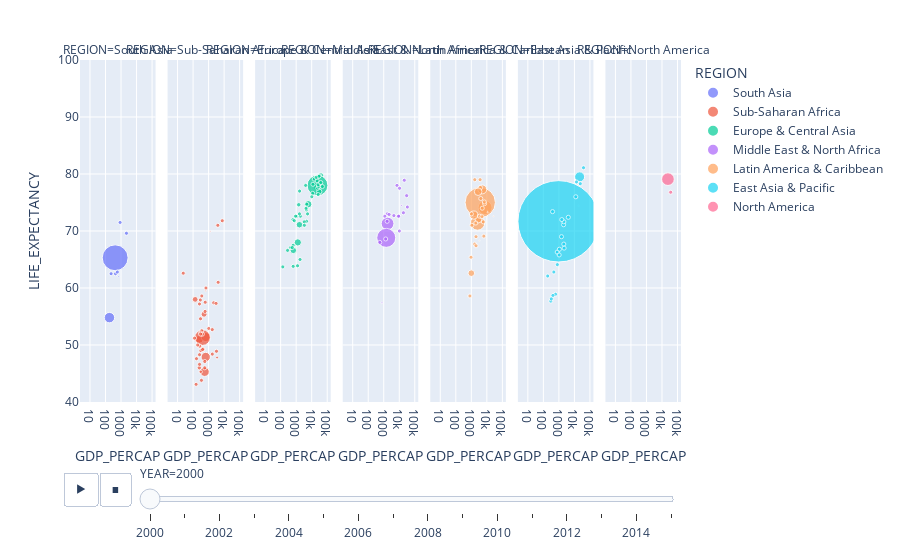

Notebook source saved alongside this figure:
### Code cell
fig = px.scatter(life_df, x="GDP_PERCAP", y="LIFE_EXPECTANCY", animation_frame="YEAR", animation_group="COUNTRY",
           size="POPULATION", color="REGION", hover_name="COUNTRY", facet_col="REGION",
           log_x=True, size_max=60,range_y=[40,100])
fig.show()

### Figure 1 — Plotly figure (JSON) as saved in the notebook; plotly's stock layout.template omitted (floating-point values rounded to 4 significant figures)
{"data": [{"hovertemplate": "<b>%{hovertext}</b><br><br>REGION=South Asia<br>YEAR=2000<br>GDP_PERCAP=%{x}<br>LIFE_EXPECTANCY=%{y}<br>POPULATION=%{marker.size}<extra></extra>", "hovertext": ["Afghanistan", "Bangladesh", "Bhutan", "India", "Sri Lanka", "Maldives", "Nepal", "Pakistan"], "ids": ["Afghanistan", "Bangladesh", "Bhutan", "India", "Sri Lanka", "Maldives", "Nepal", "Pakistan"], "legendgroup": "South Asia", "marker": {"color": "#636efa", "size": [20779953, 127657854, 591021, 3213972, 3213972, 3213972, 3213972, 3213972], "sizemode": "area", "sizeref": 380900.0, "symbol": "circle"}, "mode": "markers", "name": "South Asia", "orientation": "v", "showlegend": true, "type": "scatter", "x": [179.4, 418.1, 718.2, 443.3, 869.7, 2235.0, 229.5, 576.2], "xaxis": "x", "y": [54.8, 65.3, 62, 62.5, 71.5, 69.6, 62.5, 62.8], "yaxis": "y"}, {"hovertemplate": "<b>%{hovertext}</b><br><br>REGION=Sub-Saharan Africa<br>YEAR=2000<br>GDP_PERCAP=%{x}<br>LIFE_EXPECTANCY=%{y}<br>POPULATION=%{marker.size}<extra></extra>", "hovertext": ["Angola", "Burundi", "Benin", "Burkina Faso", "Botswana", "Central African Republic", "C?te d'Ivoire", "Cameroon", "Congo, Dem. Rep.", "Congo, Rep.", "Comoros", "Cabo Verde", "Eritrea", "Ethiopia", "Gabon", "Ghana", "Guinea", "Gambia", "Guinea-Bissau", "Equatorial Guinea", "Kenya", "Liberia", "Lesotho", "Madagascar", "Mali", "Mozambique", "Mauritania", "Mauritius", "Malawi", "Namibia", "Niger", "Nigeria", "Rwanda", "Sudan", "Senegal", "Sierra Leone", "South Sudan", "Sao Tome and Principe", "Eswatini", "Seychelles", "Chad", "Togo", "Tanzania", "Uganda", "South Africa", "Zambia", "Zimbabwe"], "ids": ["Angola", "Burundi", "Benin", "Burkina Faso", "Botswana", "Central African Republic", "C?te d'Ivoire", "Cameroon", "Congo, Dem. Rep.", "Congo, Rep.", "Comoros", "Cabo Verde", "Eritrea", "Ethiopia", "Gabon", "Ghana", "Guinea", "Gambia", "Guinea-Bissau", "Equatorial Guinea", "Kenya", "Liberia", "Lesotho", "Madagascar", "Mali", "Mozambique", "Mauritania", "Mauritius", "Malawi", "Namibia", "Niger", "Nigeria", "Rwanda", "Sudan", "Senegal", "Sierra Leone", "South Sudan", "Sao Tome and Principe", "Eswatini", "Seychelles", "Chad", "Togo", "Tanzania", "Uganda", "South Africa", "Zambia", "Zimbabwe"], "legendgroup": "Sub-Saharan Africa", "marker": {"color": "#EF553B", "size": [16395473, 6378871, 6865951, 11607942, 1643334, 3640427, 16454668, 15513945, 47105826, 3127411, 542357, 428188, 2292416, 3213972, 3213972, 3213972, 3213972, 3213972, 3213972, 3213972, 3213972, 3213972, 3213972, 3213972, 3213972, 3213972, 3213972, 3213972, 3213972, 3213972, 3213972, 3213972, 3213972, 3213972, 3213972, 3213972, 3213972, 3213972, 3213972, 3213972, 3213972, 3213972, 3213972, 3213972, 3213972, 3213972, 3213972], "sizemode": "area", "sizeref": 380900.0, "symbol": "circle"}, "mode": "markers", "name": "Sub-Saharan Africa", "orientation": "v", "showlegend": true, "type": "scatter", "x": [556.8, 136.5, 511.4, 254.7, 3522.0, 251.2, 651.3, 650.0, 405.2, 1030.0, 645.8, 1259.0, 308.1, 124.5, 4126.0, 258.5, 363.5, 594.2, 308.1, 1726.0, 397.5, 306.8, 436.5, 293.6, 269.9, 319.4, 676.6, 3929.0, 156.4, 2136.0, 197.3, 567.9, 260.8, 366.2, 604.7, 138.7, 3220.0, 23.22, 1729.0, 7579.0, 165.8, 302.2, 411.0, 261.9, 3032.0, 345.7, 563.1], "xaxis": "x2", "y": [45.3, 58, 55.4, 51, 47.8, 46, 47.9, 51.4, 51.3, 52.9, 59.5, 69.9, 45.3, 51.2, 61, 57.2, 52.5, 55.9, 52.1, 52.7, 51.9, 51.9, 49.3, 57.9, 49.8, 49, 60, 71, 43.1, 57.4, 50, 47.1, 48.3, 58.6, 57.5, 39, 48.9, 62.6, 48.4, 71.8, 47.6, 54.6, 49.2, 46.6, 57.3, 43.8, 46], "yaxis": "y2"}, {"hovertemplate": "<b>%{hovertext}</b><br><br>REGION=Europe & Central Asia<br>YEAR=2000<br>GDP_PERCAP=%{x}<br>LIFE_EXPECTANCY=%{y}<br>POPULATION=%{marker.size}<extra></extra>", "hovertext": ["Albania", "Armenia", "Austria", "Azerbaijan", "Belgium", "Bulgaria", "Bosnia and Herzegovina", "Belarus", "Switzerland", "Cyprus", "Czech Republic", "Germany", "Denmark", "Spain", "Estonia", "Finland", "France", "United Kingdom", "Georgia", "Greece", "Croatia", "Hungary", "Ireland", "Iceland", "Italy", "Kazakhstan", "Kyrgyzstan", "Lithuania", "Luxembourg", "Latvia", "Moldova", "North Macedonia", "Montenegro", "Netherlands", "Norway", "Poland", "Portugal", "Romania", "Russian Federation", "Serbia", "Slovakia", "Slovenia", "Sweden", "Tajikistan", "Turkmenistan", "Turkey", "Ukraine", "Uzbekistan"], "ids": ["Albania", "Armenia", "Austria", "Azerbaijan", "Belgium", "Bulgaria", "Bosnia and Herzegovina", "Belarus", "Switzerland", "Cyprus", "Czech Republic", "Germany", "Denmark", "Spain", "Estonia", "Finland", "France", "United Kingdom", "Georgia", "Greece", "Croatia", "Hungary", "Ireland", "Iceland", "Italy", "Kazakhstan", "Kyrgyzstan", "Lithuania", "Luxembourg", "Latvia", "Moldova", "North Macedonia", "Montenegro", "Netherlands", "Norway", "Poland", "Portugal", "Romania", "Russian Federation", "Serbia", "Slovakia", "Slovenia", "Sweden", "Tajikistan", "Turkmenistan", "Turkey", "Ukraine", "Uzbekistan"], "legendgroup": "Europe & Central Asia", "marker": {"color": "#00cc96", "size": [3089027, 3069591, 8011566, 8048600, 10251250, 8170172, 3751176, 9979610, 7184250, 943290, 10255063, 82211508, 5339616, 3213972, 3213972, 3213972, 3213972, 3213972, 3213972, 3213972, 3213972, 3213972, 3213972, 3213972, 3213972, 3213972, 3213972, 3213972, 3213972, 3213972, 3213972, 3213972, 3213972, 3213972, 3213972, 3213972, 3213972, 3213972, 3213972, 3213972, 3213972, 3213972, 3213972, 3213972, 3213972, 3213972, 3213972, 3213972], "sizemode": "area", "sizeref": 380900.0, "symbol": "circle"}, "mode": "markers", "name": "Europe & Central Asia", "orientation": "v", "showlegend": true, "type": "scatter", "x": [1127.0, 622.7, 24560.0, 655.1, 23040.0, 1621.0, 1468.0, 1276.0, 37870.0, 14390.0, 6029.0, 23640.0, 30740.0, 14710.0, 4076.0, 24290.0, 22360.0, 28150.0, 749.9, 12040.0, 4842.0, 4624.0, 26240.0, 32020.0, 20090.0, 1229.0, 279.6, 3293.0, 48740.0, 3358.0, 440.7, 1854.0, 1627.0, 26150.0, 38130.0, 4501.0, 11500.0, 1660.0, 1772.0, 914.8, 5413.0, 10200.0, 29620.0, 138.4, 643.2, 4337.0, 635.7, 558.2], "xaxis": "x3", "y": [72.6, 72, 78.1, 66.6, 77.6, 71.1, 74.6, 68, 79.7, 78.1, 74.7, 78, 76.9, 79.1, 78, 77.5, 78.8, 77.8, 71.8, 78.2, 74.7, 71.7, 76.4, 79.7, 79.4, 63.9, 66.6, 71.6, 77.8, 71, 67.1, 72.6, 73, 78.1, 78.5, 73.7, 76.6, 77, 65, 72.6, 73, 76, 79.6, 63.7, 63.8, 74, 67.5, 67.1], "yaxis": "y3"}, {"hovertemplate": "<b>%{hovertext}</b><br><br>REGION=Middle East & North Africa<br>YEAR=2000<br>GDP_PERCAP=%{x}<br>LIFE_EXPECTANCY=%{y}<br>POPULATION=%{marker.size}<extra></extra>", "hovertext": ["United Arab Emirates", "Bahrain", "Djibouti", "Algeria", "Egypt", "Iran, Islamic Rep.", "Iraq", "Israel", "Jordan", "Kuwait", "Lebanon", "Libya", "Morocco", "Malta", "Oman", "Qatar", "Saudi Arabia", "Syrian Arab Republic", "Tunisia", "Yemen"], "ids": ["United Arab Emirates", "Bahrain", "Djibouti", "Algeria", "Egypt", "Iran, Islamic Rep.", "Iraq", "Israel", "Jordan", "Kuwait", "Lebanon", "Libya", "Morocco", "Malta", "Oman", "Qatar", "Saudi Arabia", "Syrian Arab Republic", "Tunisia", "Yemen"], "legendgroup": "Middle East & North Africa", "marker": {"color": "#ab63fa", "size": [3134062, 664611, 717584, 31042235, 68831561, 3213972, 3213972, 3213972, 3213972, 3213972, 3213972, 3213972, 3213972, 3213972, 3213972, 3213972, 3213972, 3213972, 3213972, 3213972], "sizemode": "area", "sizeref": 380900.0, "symbol": "circle"}, "mode": "markers", "name": "Middle East & North Africa", "orientation": "v", "showlegend": true, "type": "scatter", "x": [33290.0, 13640.0, 768.2, 1765.0, 1450.0, 1670.0, 10180.0, 21040.0, 1652.0, 18440.0, 4492.0, 7143.0, 1335.0, 10430.0, 8601.0, 29980.0, 9171.0, 1178.0, 2212.0, 554.4], "xaxis": "x4", "y": [74.2, 74.5, 57.4, 71.3, 68.8, 73, 70, 78.9, 71.7, 73.2, 72.7, 78, 68.6, 77.5, 72.6, 76.2, 72.6, 72.6, 72.9, 68], "yaxis": "y4"}, {"hovertemplate": "<b>%{hovertext}</b><br><br>REGION=Latin America & Caribbean<br>YEAR=2000<br>GDP_PERCAP=%{x}<br>LIFE_EXPECTANCY=%{y}<br>POPULATION=%{marker.size}<extra></extra>", "hovertext": ["Argentina", "Antigua and Barbuda", "Bahamas", "Belize", "Bolivia", "Brazil", "Barbados", "Chile", "Colombia", "Costa Rica", "Cuba", "Dominican Republic", "Ecuador", "Grenada", "Guatemala", "Guyana", "Honduras", "Haiti", "Jamaica", "St. Lucia", "Mexico", "Nicaragua", "Panama", "Peru", "Paraguay", "El Salvador", "Suriname", "Trinidad and Tobago", "Uruguay", "St. Vincent and the Grenadines", "Venezuela, RB"], "ids": ["Argentina", "Antigua and Barbuda", "Bahamas", "Belize", "Bolivia", "Brazil", "Barbados", "Chile", "Colombia", "Costa Rica", "Cuba", "Dominican Republic", "Ecuador", "Grenada", "Guatemala", "Guyana", "Honduras", "Haiti", "Jamaica", "St. Lucia", "Mexico", "Nicaragua", "Panama", "Peru", "Paraguay", "El Salvador", "Suriname", "Trinidad and Tobago", "Uruguay", "St. Vincent and the Grenadines", "Venezuela, RB"], "legendgroup": "Latin America & Caribbean", "marker": {"color": "#FFA15A", "size": [36870787, 76016, 298051, 247315, 8418264, 174790340, 271515, 15342353, 39629965, 3962372, 11126430, 8471321, 12681123, 3213972, 3213972, 3213972, 3213972, 3213972, 3213972, 3213972, 3213972, 3213972, 3213972, 3213972, 3213972, 3213972, 3213972, 3213972, 3213972, 3213972, 3213972], "sizemode": "area", "sizeref": 380900.0, "symbol": "circle"}, "mode": "markers", "name": "Latin America & Caribbean", "orientation": "v", "showlegend": true, "type": "scatter", "x": [7708.0, 10870.0, 27100.0, 3364.0, 997.6, 3750.0, 11270.0, 5075.0, 2520.0, 3773.0, 2747.0, 2869.0, 1445.0, 5057.0, 1664.0, 954.4, 1080.0, 811.5, 3385.0, 5950.0, 7158.0, 1008.0, 4060.0, 1956.0, 1664.0, 2002.0, 2012.0, 6435.0, 6875.0, 3676.0, 4842.0], "xaxis": "x5", "y": [74.1, 73.6, 72.6, 68.3, 62.6, 75, 73.3, 77.3, 71.4, 77.6, 76.9, 72, 72.8, 74, 67.7, 65.4, 71, 58.6, 72.6, 71.6, 74.8, 73, 75.7, 71.4, 79, 69, 67.4, 69.1, 75.1, 79, 72.5], "yaxis": "y5"}, {"hovertemplate": "<b>%{hovertext}</b><br><br>REGION=East Asia & Pacific<br>YEAR=2000<br>GDP_PERCAP=%{x}<br>LIFE_EXPECTANCY=%{y}<br>POPULATION=%{marker.size}<extra></extra>", "hovertext": ["Australia", "Brunei Darussalam", "China", "Fiji", "Micronesia, Fed. Sts.", "Indonesia", "Japan", "Cambodia", "Kiribati", "Korea, Rep.", "Lao PDR", "Myanmar", "Mongolia", "Malaysia", "New Zealand", "Philippines", "Papua New Guinea", "Singapore", "Solomon Islands", "Thailand", "Timor-Leste", "Tonga", "Vietnam", "Vanuatu", "Samoa"], "ids": ["Australia", "Brunei Darussalam", "China", "Fiji", "Micronesia, Fed. Sts.", "Indonesia", "Japan", "Cambodia", "Kiribati", "Korea, Rep.", "Lao PDR", "Myanmar", "Mongolia", "Malaysia", "New Zealand", "Philippines", "Papua New Guinea", "Singapore", "Solomon Islands", "Thailand", "Timor-Leste", "Tonga", "Vietnam", "Vanuatu", "Samoa"], "legendgroup": "East Asia & Pacific", "marker": {"color": "#19d3f3", "size": [19153000, 333165, 1262645000, 3213972, 3213972, 3213972, 3213972, 3213972, 3213972, 3213972, 3213972, 3213972, 3213972, 3213972, 3213972, 3213972, 3213972, 3213972, 3213972, 3213972, 3213972, 3213972, 3213972, 3213972, 3213972], "sizemode": "area", "sizeref": 380900.0, "symbol": "circle"}, "mode": "markers", "name": "East Asia & Pacific", "orientation": "v", "showlegend": true, "type": "scatter", "x": [21680.0, 18010.0, 959.4, 2077.0, 2172.0, 780.2, 38530.0, 302.6, 796.9, 12260.0, 325.2, 190.6, 474.2, 4044.0, 13640.0, 1073.0, 602.2, 23850.0, 1040.0, 2008.0, 415.1, 2091.0, 390.1, 1471.0, 1542.0], "xaxis": "x6", "y": [79.5, 74.4, 71.7, 67.7, 67, 66.3, 81.1, 57.7, 64.1, 76, 58.1, 62.1, 62.8, 72.4, 78.6, 66.8, 58.9, 78.3, 65.8, 71.1, 58.7, 71.6, 73.4, 69, 72], "yaxis": "y6"}, {"hovertemplate": "<b>%{hovertext}</b><br><br>REGION=North America<br>YEAR=2000<br>GDP_PERCAP=%{x}<br>LIFE_EXPECTANCY=%{y}<br>POPULATION=%{marker.size}<extra></extra>", "hovertext": ["Canada", "United States"], "ids": ["Canada", "United States"], "legendgroup": "North America", "marker": {"color": "#FF6692", "size": [30685730, 3213972], "sizemode": "area", "sizeref": 380900.0, "symbol": "circle"}, "mode": "markers", "name": "North America", "orientation": "v", "showlegend": true, "type": "scatter", "x": [24190.0, 36330.0], "xaxis": "x7", "y": [79.1, 76.8], "yaxis": "y7"}], "layout": {"annotations": [{"font": {}, "showarrow": false, "text": "REGION=South Asia", "x": 0.06286, "xanchor": "center", "xref": "paper", "y": 1, "yanchor": "bottom", "yref": "paper"}, {"font": {}, "showarrow": false, "text": "REGION=Sub-Saharan Africa", "x": 0.2086, "xanchor": "center", "xref": "paper", "y": 1, "yanchor": "bottom", "yref": "paper"}, {"font": {}, "showarrow": false, "text": "REGION=Europe & Central Asia", "x": 0.3543, "xanchor": "center", "xref": "paper", "y": 1, "yanchor": "bottom", "yref": "paper"}, {"font": {}, "showarrow": false, "text": "REGION=Middle East & North Africa", "x": 0.5, "xanchor": "center", "xref": "paper", "y": 1, "yanchor": "bottom", "yref": "paper"}, {"font": {}, "showarrow": false, "text": "REGION=Latin America & Caribbean", "x": 0.6457, "xanchor": "center", "xref": "paper", "y": 1, "yanchor": "bottom", "yref": "paper"}, {"font": {}, "showarrow": false, "text": "REGION=East Asia & Pacific", "x": 0.7914, "xanchor": "center", "xref": "paper", "y": 1, "yanchor": "bottom", "yref": "paper"}, {"font": {}, "showarrow": false, "text": "REGION=North America", "x": 0.9371, "xanchor": "center", "xref": "paper", "y": 1, "yanchor": "bottom", "yref": "paper"}], "legend": {"itemsizing": "constant", "title": {"text": "REGION"}, "tracegroupgap": 0}, "margin": {"t": 60}, "sliders": [{"active": 0, "currentvalue": {"prefix": "YEAR="}, "len": 0.9, "pad": {"b": 10, "t": 60}, "steps": [{"args": [["2000"], {"frame": {"duration": 0, "redraw": false}, "fromcurrent": true, "mode": "immediate", "transition": {"duration": 0, "easing": "linear"}}], "label": "2000", "method": "animate"}, {"args": [["2001"], {"frame": {"duration": 0, "redraw": false}, "fromcurrent": true, "mode": "immediate", "transition": {"duration": 0, "easing": "linear"}}], "label": "2001", "method": "animate"}, {"args": [["2002"], {"frame": {"duration": 0, "redraw": false}, "fromcurrent": true, "mode": "immediate", "transition": {"duration": 0, "easing": "linear"}}], "label": "2002", "method": "animate"}, {"args": [["2003"], {"frame": {"duration": 0, "redraw": false}, "fromcurrent": true, "mode": "immediate", "transition": {"duration": 0, "easing": "linear"}}], "label": "2003", "method": "animate"}, {"args": [["2004"], {"frame": {"duration": 0, "redraw": false}, "fromcurrent": true, "mode": "immediate", "transition": {"duration": 0, "easing": "linear"}}], "label": "2004", "method": "animate"}, {"args": [["2005"], {"frame": {"duration": 0, "redraw": false}, "fromcurrent": true, "mode": "immediate", "transition": {"duration": 0, "easing": "linear"}}], "label": "2005", "method": "animate"}, {"args": [["2006"], {"frame": {"duration": 0, "redraw": false}, "fromcurrent": true, "mode": "immediate", "transition": {"duration": 0, "easing": "linear"}}], "label": "2006", "method": "animate"}, {"args": [["2007"], {"frame": {"duration": 0, "redraw": false}, "fromcurrent": true, "mode": "immediate", "transition": {"duration": 0, "easing": "linear"}}], "label": "2007", "method": "animate"}, {"args": [["2008"], {"frame": {"duration": 0, "redraw": false}, "fromcurrent": true, "mode": "immediate", "transition": {"duration": 0, "easing": "linear"}}], "label": "2008", "method": "animate"}, {"args": [["2009"], {"frame": {"duration": 0, "redraw": false}, "fromcurrent": true, "mode": "immediate", "transition": {"duration": 0, "easing": "linear"}}], "label": "2009", "method": "animate"}, {"args": [["2010"], {"frame": {"duration": 0, "redraw": false}, "fromcurrent": true, "mode": "immediate", "transition": {"duration": 0, "easing": "linear"}}], "label": "2010", "method": "animate"}, {"args": [["2011"], {"frame": {"duration": 0, "redraw": false}, "fromcurrent": true, "mode": "immediate", "transition": {"duration": 0, "easing": "linear"}}], "label": "2011", "method": "animate"}, {"args": [["2012"], {"frame": {"duration": 0, "redraw": false}, "fromcurrent": true, "mode": "immediate", "transition": {"duration": 0, "easing": "linear"}}], "label": "2012", "method": "animate"}, {"args": [["2013"], {"frame": {"duration": 0, "redraw": false}, "fromcurrent": true, "mode": "immediate", "transition": {"duration": 0, "easing": "linear"}}], "label": "2013", "method": "animate"}, {"args": [["2014"], {"frame": {"duration": 0, "redraw": false}, "fromcurrent": true, "mode": "immediate", "transition": {"duration": 0, "easing": "linear"}}], "label": "2014", "method": "animate"}, {"args": [["2015"], {"frame": {"duration": 0, "redraw": false}, "fromcurrent": true, "mode": "immediate", "transition": {"duration": 0, "easing": "linear"}}], "label": "2015", "method": "animate"}], "x": 0.1, "xanchor": "left", "y": 0, "yanchor": "top"}], "updatemenus": [{"buttons": [{"args": [null, {"frame": {"duration": 500, "redraw": false}, "fromcurrent": true, "mode": "immediate", "transition": {"duration": 500, "easing": "linear"}}], "label": "&#9654;", "method": "animate"}, {"args": [[null], {"frame": {"duration": 0, "redraw": false}, "fromcurrent": true, "mode": "immediate", "transition": {"duration": 0, "easing": "linear"}}], "label": "&#9724;", "method": "animate"}], "direction": "left", "pad": {"r": 10, "t": 70}, "showactive": false, "type": "buttons", "x": 0.1, "xanchor": "right", "y": 0, "yanchor": "top"}], "xaxis": {"anchor": "y", "domain": [0, 0.1257], "title": {"text": "GDP_PERCAP"}, "type": "log"}, "xaxis2": {"anchor": "y2", "domain": [0.1457, 0.2714], "matches": "x", "title": {"text": "GDP_PERCAP"}, "type": "log"}, "xaxis3": {"anchor": "y3", "domain": [0.2914, 0.4171], "matches": "x", "title": {"text": "GDP_PERCAP"}, "type": "log"}, "xaxis4": {"anchor": "y4", "domain": [0.4371, 0.5629], "matches": "x", "title": {"text": "GDP_PERCAP"}, "type": "log"}, "xaxis5": {"anchor": "y5", "domain": [0.5829, 0.7086], "matches": "x", "title": {"text": "GDP_PERCAP"}, "type": "log"}, "xaxis6": {"anchor": "y6", "domain": [0.7286, 0.8543], "matches": "x", "title": {"text": "GDP_PERCAP"}, "type": "log"}, "xaxis7": {"anchor": "y7", "domain": [0.8743, 1.0], "matches": "x", "title": {"text": "GDP_PERCAP"}, "type": "log"}, "yaxis": {"anchor": "x", "domain": [0, 1], "range": [40, 100], "title": {"text": "LIFE_EXPECTANCY"}}, "yaxis2": {"anchor": "x2", "domain": [0, 1], "matches": "y", "showticklabels": false}, "yaxis3": {"anchor": "x3", "domain": [0, 1], "matches": "y", "showticklabels": false}, "yaxis4": {"anchor": "x4", "domain": [0, 1], "matches": "y", "showticklabels": false}, "yaxis5": {"anchor": "x5", "domain": [0, 1], "matches": "y", "showticklabels": false}, "yaxis6": {"anchor": "x6", "domain": [0, 1], "matches": "y", "showticklabels": false}, "yaxis7": {"anchor": "x7", "domain": [0, 1], "matches": "y", "showticklabels": false}}}
